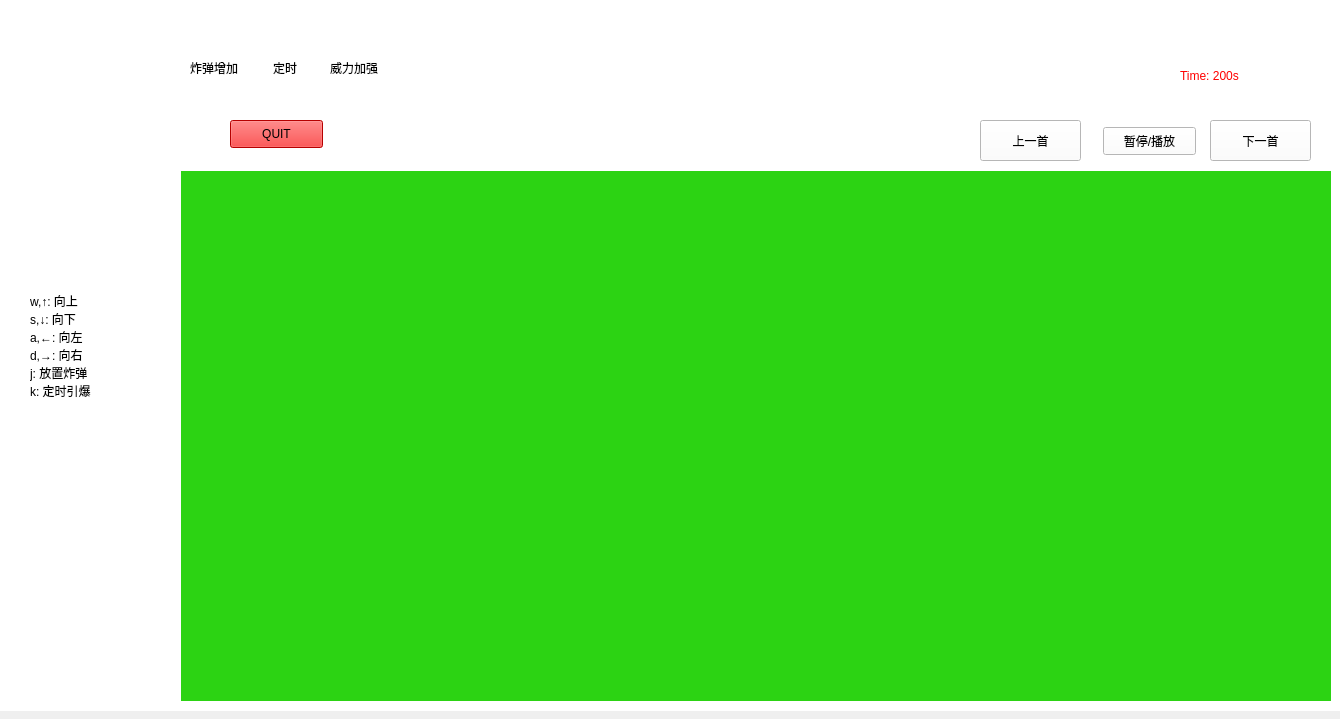
<?xml version="1.0" encoding="UTF-8"?>
<ui version="4.0">
 <class>Widget</class>
 <widget class="QWidget" name="Widget">
  <property name="enabled">
   <bool>true</bool>
  </property>
  <property name="geometry">
   <rect>
    <x>0</x>
    <y>0</y>
    <width>1340</width>
    <height>719</height>
   </rect>
  </property>
  <property name="sizePolicy">
   <sizepolicy hsizetype="Expanding" vsizetype="Expanding">
    <horstretch>4</horstretch>
    <verstretch>0</verstretch>
   </sizepolicy>
  </property>
  <property name="windowTitle">
   <string>Widget</string>
  </property>
  <widget class="QStackedWidget" name="stackedWidget">
   <property name="geometry">
    <rect>
     <x>-10</x>
     <y>0</y>
     <width>1351</width>
     <height>711</height>
    </rect>
   </property>
   <property name="styleSheet">
    <string notr="true">background-color: rgb(255, 255, 255);</string>
   </property>
   <property name="currentIndex">
    <number>1</number>
   </property>
   <widget class="QWidget" name="page">
    <property name="styleSheet">
     <string notr="true">background-image: url(:/素材/炸弹人封面.png);</string>
    </property>
    <layout class="QGridLayout" name="gridLayout">
     <item row="0" column="0">
      <widget class="QWidget" name="widget" native="true">
       <property name="minimumSize">
        <size>
         <width>200</width>
         <height>200</height>
        </size>
       </property>
       <widget class="QPushButton" name="pushButton">
        <property name="geometry">
         <rect>
          <x>570</x>
          <y>510</y>
          <width>141</width>
          <height>51</height>
         </rect>
        </property>
        <property name="styleSheet">
         <string notr="true">font: 24pt &quot;华文楷体&quot;;
background-color: rgb(206, 255, 185);
color: rgb(0, 0, 0);</string>
        </property>
        <property name="text">
         <string>START</string>
        </property>
       </widget>
       <widget class="QPushButton" name="pushButton_3">
        <property name="geometry">
         <rect>
          <x>570</x>
          <y>590</y>
          <width>141</width>
          <height>41</height>
         </rect>
        </property>
        <property name="styleSheet">
         <string notr="true">font: 24pt &quot;华文楷体&quot;;
color: rgb(0, 0, 0);
background-color: rgb(206, 255, 185);</string>
        </property>
        <property name="text">
         <string>QUIT</string>
        </property>
       </widget>
      </widget>
     </item>
    </layout>
   </widget>
   <widget class="QWidget" name="page_2">
    <widget class="Meadow" name="widget_3" native="true">
     <property name="geometry">
      <rect>
       <x>190</x>
       <y>170</y>
       <width>1151</width>
       <height>531</height>
      </rect>
     </property>
     <property name="sizePolicy">
      <sizepolicy hsizetype="Expanding" vsizetype="Expanding">
       <horstretch>0</horstretch>
       <verstretch>0</verstretch>
      </sizepolicy>
     </property>
     <property name="focusPolicy">
      <enum>Qt::StrongFocus</enum>
     </property>
     <property name="styleSheet">
      <string notr="true">background-color: rgb(44, 211, 19);</string>
     </property>
    </widget>
    <widget class="QWidget" name="widget_4" native="true">
     <property name="geometry">
      <rect>
       <x>190</x>
       <y>0</y>
       <width>1151</width>
       <height>171</height>
      </rect>
     </property>
     <property name="styleSheet">
      <string notr="true">background-image: url(:/new/prefix1/素材/up.png);</string>
     </property>
     <widget class="QPushButton" name="pushButton_4">
      <property name="geometry">
       <rect>
        <x>50</x>
        <y>120</y>
        <width>93</width>
        <height>28</height>
       </rect>
      </property>
      <property name="styleSheet">
       <string notr="true">background-color: rgb(255, 0, 0);</string>
      </property>
      <property name="text">
       <string>QUIT</string>
      </property>
     </widget>
     <widget class="QPushButton" name="pushButton_5">
      <property name="geometry">
       <rect>
        <x>800</x>
        <y>120</y>
        <width>101</width>
        <height>41</height>
       </rect>
      </property>
      <property name="text">
       <string>上一首</string>
      </property>
     </widget>
     <widget class="QPushButton" name="pushButton_6">
      <property name="geometry">
       <rect>
        <x>923</x>
        <y>127</y>
        <width>93</width>
        <height>28</height>
       </rect>
      </property>
      <property name="text">
       <string>暂停/播放</string>
      </property>
     </widget>
     <widget class="QPushButton" name="pushButton_7">
      <property name="geometry">
       <rect>
        <x>1030</x>
        <y>120</y>
        <width>101</width>
        <height>41</height>
       </rect>
      </property>
      <property name="text">
       <string>下一首</string>
      </property>
     </widget>
     <widget class="QLabel" name="label_9">
      <property name="geometry">
       <rect>
        <x>20</x>
        <y>10</y>
        <width>35</width>
        <height>35</height>
       </rect>
      </property>
      <property name="styleSheet">
       <string notr="true">background-image: url(:/new/prefix1/素材/增加炸弹道具卡.png);</string>
      </property>
      <property name="text">
       <string/>
      </property>
     </widget>
     <widget class="QLabel" name="label_10">
      <property name="geometry">
       <rect>
        <x>90</x>
        <y>10</y>
        <width>35</width>
        <height>35</height>
       </rect>
      </property>
      <property name="styleSheet">
       <string notr="true">background-image: url(:/new/prefix1/素材/定时炸弹道具卡.png);</string>
      </property>
      <property name="text">
       <string/>
      </property>
     </widget>
     <widget class="QLabel" name="label_11">
      <property name="geometry">
       <rect>
        <x>160</x>
        <y>10</y>
        <width>35</width>
        <height>35</height>
       </rect>
      </property>
      <property name="styleSheet">
       <string notr="true">background-image: url(:/new/prefix1/素材/道具卡.png);</string>
      </property>
      <property name="text">
       <string/>
      </property>
     </widget>
     <widget class="QLabel" name="label_12">
      <property name="geometry">
       <rect>
        <x>10</x>
        <y>60</y>
        <width>72</width>
        <height>15</height>
       </rect>
      </property>
      <property name="styleSheet">
       <string notr="true"/>
      </property>
      <property name="text">
       <string>炸弹增加</string>
      </property>
     </widget>
     <widget class="QLabel" name="label_13">
      <property name="geometry">
       <rect>
        <x>93</x>
        <y>60</y>
        <width>31</width>
        <height>16</height>
       </rect>
      </property>
      <property name="text">
       <string>定时</string>
      </property>
     </widget>
     <widget class="QLabel" name="label_14">
      <property name="geometry">
       <rect>
        <x>150</x>
        <y>60</y>
        <width>72</width>
        <height>15</height>
       </rect>
      </property>
      <property name="text">
       <string>威力加强</string>
      </property>
     </widget>
     <widget class="QLabel" name="label_15">
      <property name="geometry">
       <rect>
        <x>1000</x>
        <y>50</y>
        <width>141</width>
        <height>51</height>
       </rect>
      </property>
      <property name="styleSheet">
       <string notr="true">font: 14pt &quot;楷体&quot;;
color: rgb(255, 0, 0);</string>
      </property>
      <property name="text">
       <string>Time: 200s</string>
      </property>
     </widget>
    </widget>
    <widget class="QWidget" name="widget_2" native="true">
     <property name="geometry">
      <rect>
       <x>30</x>
       <y>0</y>
       <width>161</width>
       <height>701</height>
      </rect>
     </property>
     <property name="minimumSize">
      <size>
       <width>100</width>
       <height>0</height>
      </size>
     </property>
     <property name="maximumSize">
      <size>
       <width>1000</width>
       <height>16777215</height>
      </size>
     </property>
     <property name="styleSheet">
      <string notr="true">background-color: rgb(255, 255, 255);</string>
     </property>
     <widget class="QLabel" name="label">
      <property name="geometry">
       <rect>
        <x>0</x>
        <y>0</y>
        <width>161</width>
        <height>224</height>
       </rect>
      </property>
      <property name="styleSheet">
       <string notr="true">background-image: url(:/new/prefix1/素材/自制2.png);</string>
      </property>
      <property name="text">
       <string/>
      </property>
     </widget>
     <widget class="QLabel" name="label_2">
      <property name="geometry">
       <rect>
        <x>0</x>
        <y>470</y>
        <width>161</width>
        <height>224</height>
       </rect>
      </property>
      <property name="styleSheet">
       <string notr="true">background-image: url(:/new/prefix1/素材/自制2.png);</string>
      </property>
      <property name="text">
       <string/>
      </property>
     </widget>
     <widget class="QLabel" name="label_8">
      <property name="geometry">
       <rect>
        <x>10</x>
        <y>260</y>
        <width>131</width>
        <height>171</height>
       </rect>
      </property>
      <property name="styleSheet">
       <string notr="true">font: 14pt &quot;华文行楷&quot;;
font: 14pt &quot;楷体&quot;;</string>
      </property>
      <property name="text">
       <string>w,↑: 向上
s,↓: 向下
a,←: 向左
d,→: 向右
j: 放置炸弹
k: 定时引爆</string>
      </property>
     </widget>
    </widget>
   </widget>
   <widget class="QWidget" name="page_3">
    <widget class="QWidget" name="widget_5" native="true">
     <property name="geometry">
      <rect>
       <x>0</x>
       <y>0</y>
       <width>1391</width>
       <height>711</height>
      </rect>
     </property>
     <property name="styleSheet">
      <string notr="true">background-color: rgb(249, 255, 237);</string>
     </property>
     <widget class="QLabel" name="label_3">
      <property name="geometry">
       <rect>
        <x>550</x>
        <y>150</y>
        <width>251</width>
        <height>51</height>
       </rect>
      </property>
      <property name="styleSheet">
       <string notr="true">font: 28pt &quot;华文楷体&quot;;</string>
      </property>
      <property name="text">
       <string>game is over!</string>
      </property>
     </widget>
     <widget class="QLabel" name="label_4">
      <property name="geometry">
       <rect>
        <x>470</x>
        <y>270</y>
        <width>151</width>
        <height>41</height>
       </rect>
      </property>
      <property name="styleSheet">
       <string notr="true">color: rgb(255, 0, 0);
background-color: rgb(255, 255, 255);
font: 22pt &quot;华文楷体&quot;;</string>
      </property>
      <property name="text">
       <string> use time:</string>
      </property>
     </widget>
     <widget class="QLabel" name="label_5">
      <property name="geometry">
       <rect>
        <x>710</x>
        <y>270</y>
        <width>111</width>
        <height>41</height>
       </rect>
      </property>
      <property name="styleSheet">
       <string notr="true">font: 22pt &quot;华文楷体&quot;; 
background-color: rgb(255, 255, 255);
color: rgb(0, 0, 0);</string>
      </property>
      <property name="text">
       <string>  0.0</string>
      </property>
     </widget>
     <widget class="QLabel" name="label_6">
      <property name="geometry">
       <rect>
        <x>470</x>
        <y>350</y>
        <width>151</width>
        <height>41</height>
       </rect>
      </property>
      <property name="styleSheet">
       <string notr="true">color: rgb(255, 0, 0);
background-color: rgb(255, 255, 255);
font: 22pt &quot;华文楷体&quot;;</string>
      </property>
      <property name="text">
       <string>    score:</string>
      </property>
     </widget>
     <widget class="QLabel" name="label_7">
      <property name="geometry">
       <rect>
        <x>710</x>
        <y>350</y>
        <width>111</width>
        <height>41</height>
       </rect>
      </property>
      <property name="styleSheet">
       <string notr="true">font: 22pt &quot;华文楷体&quot;; 
background-color: rgb(255, 255, 255);
color: rgb(0, 0, 0);</string>
      </property>
      <property name="text">
       <string>  0.0</string>
      </property>
     </widget>
    </widget>
   </widget>
  </widget>
 </widget>
 <layoutdefault spacing="6" margin="11"/>
 <customwidgets>
  <customwidget>
   <class>Meadow</class>
   <extends>QWidget</extends>
   <header>meadow.h</header>
   <container>1</container>
   <slots>
    <slot>StartGame()</slot>
   </slots>
  </customwidget>
 </customwidgets>
 <resources/>
 <connections/>
</ui>
